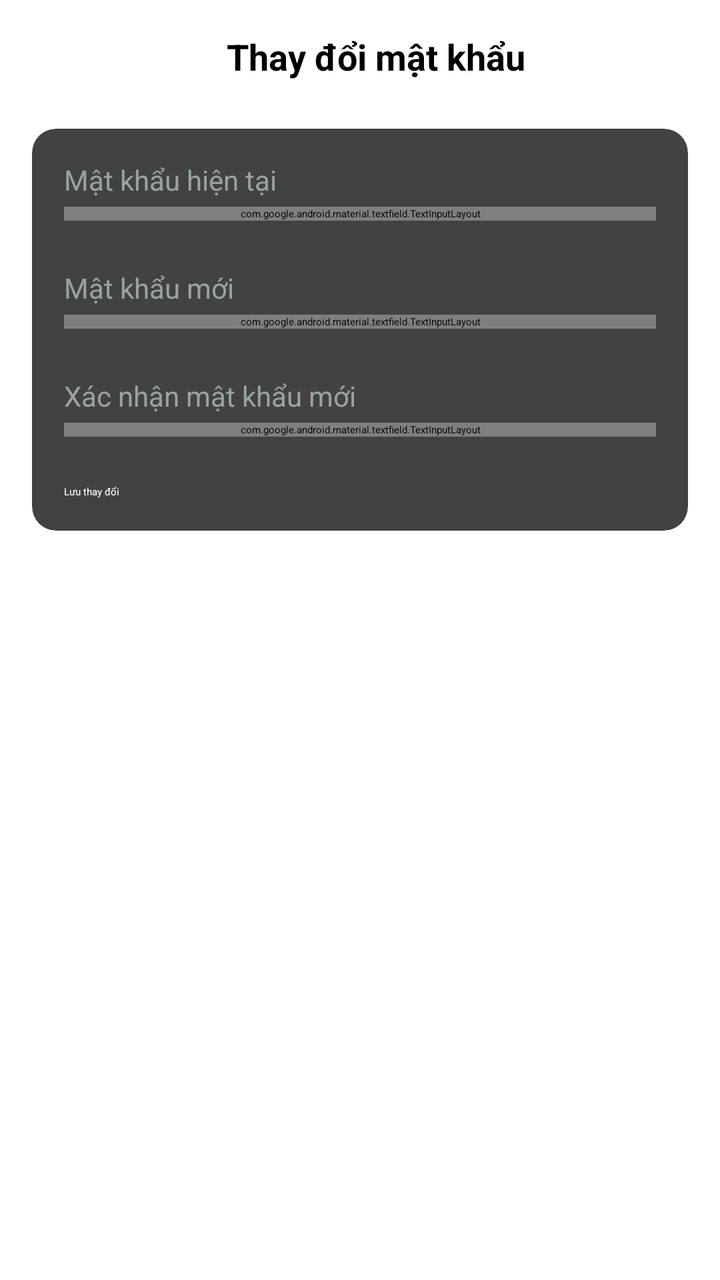
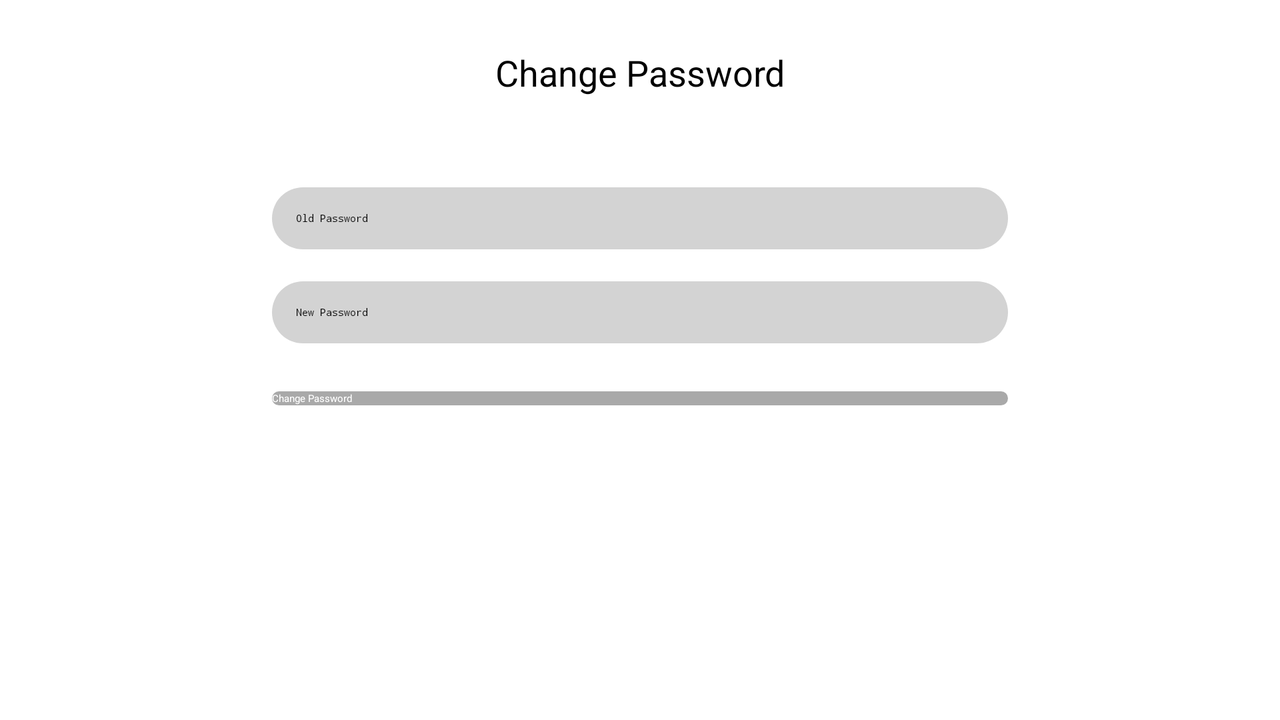

The same Android screen from two of the app's own layout files: first res/layout/ as a phone draws it, then the author's variant for another configuration, drawn on a device whose configuration selects that folder. Both files follow.
<!-- AndroidManifest.xml: application theme Theme.DiaryApp -->
<!-- res/layout/activity_change_password.xml -->
<?xml version="1.0" encoding="utf-8"?>
<androidx.constraintlayout.widget.ConstraintLayout
    xmlns:android="http://schemas.android.com/apk/res/android"
    xmlns:app="http://schemas.android.com/apk/res-auto"
    android:layout_width="match_parent"
    android:layout_height="match_parent"
    android:background="@color/white"
    android:padding="16dp">

    
    <androidx.appcompat.widget.Toolbar
        android:id="@+id/toolbar"
        android:layout_width="match_parent"
        android:layout_height="?attr/actionBarSize"
        android:background="@color/white"
        app:layout_constraintTop_toTopOf="parent">

        <ImageView
            android:id="@+id/backButton"
            android:layout_width="24dp"
            android:layout_height="24dp"
            android:src="@drawable/ic_back"
            android:contentDescription="@string/back_button" />

        <TextView
            android:layout_width="wrap_content"
            android:layout_height="wrap_content"
            android:text="Thay đổi mật khẩu"
            android:textSize="18sp"
            android:textStyle="bold"
            android:layout_gravity="center"
            android:layout_marginStart="16dp" />
    </androidx.appcompat.widget.Toolbar>

    
    <androidx.cardview.widget.CardView
        android:id="@+id/formCard"
        android:layout_width="match_parent"
        android:layout_height="wrap_content"
        android:layout_marginTop="24dp"
        app:cardCornerRadius="12dp"
        app:cardElevation="2dp"
        app:layout_constraintTop_toBottomOf="@id/toolbar">

        <LinearLayout
            android:layout_width="match_parent"
            android:layout_height="wrap_content"
            android:orientation="vertical"
            android:padding="16dp">

            
            <TextView
                android:layout_width="wrap_content"
                android:layout_height="wrap_content"
                android:text="Mật khẩu hiện tại"
                android:textSize="14sp"
                android:textColor="@color/gray" />

            <com.google.android.material.textfield.TextInputLayout
                android:layout_width="match_parent"
                android:layout_height="wrap_content"
                android:layout_marginTop="4dp"
                style="@style/Widget.MaterialComponents.TextInputLayout.OutlinedBox">

                <com.google.android.material.textfield.TextInputEditText
                    android:id="@+id/currentPasswordInput"
                    android:layout_width="match_parent"
                    android:layout_height="wrap_content"
                    android:hint="Nhập mật khẩu hiện tại"
                    android:inputType="textPassword" />
            </com.google.android.material.textfield.TextInputLayout>

            
            <TextView
                android:layout_width="wrap_content"
                android:layout_height="wrap_content"
                android:text="Mật khẩu mới"
                android:textSize="14sp"
                android:textColor="@color/gray"
                android:layout_marginTop="24dp" />

            <com.google.android.material.textfield.TextInputLayout
                android:layout_width="match_parent"
                android:layout_height="wrap_content"
                android:layout_marginTop="4dp"
                style="@style/Widget.MaterialComponents.TextInputLayout.OutlinedBox">

                <com.google.android.material.textfield.TextInputEditText
                    android:id="@+id/newPasswordInput"
                    android:layout_width="match_parent"
                    android:layout_height="wrap_content"
                    android:hint="Nhập mật khẩu mới"
                    android:inputType="textPassword" />
            </com.google.android.material.textfield.TextInputLayout>

            
            <TextView
                android:layout_width="wrap_content"
                android:layout_height="wrap_content"
                android:text="Xác nhận mật khẩu mới"
                android:textSize="14sp"
                android:textColor="@color/gray"
                android:layout_marginTop="24dp" />

            <com.google.android.material.textfield.TextInputLayout
                android:layout_width="match_parent"
                android:layout_height="wrap_content"
                android:layout_marginTop="4dp"
                style="@style/Widget.MaterialComponents.TextInputLayout.OutlinedBox">

                <com.google.android.material.textfield.TextInputEditText
                    android:id="@+id/confirmPasswordInput"
                    android:layout_width="match_parent"
                    android:layout_height="wrap_content"
                    android:hint="Nhập lại mật khẩu mới"
                    android:inputType="textPassword" />
            </com.google.android.material.textfield.TextInputLayout>

            
            <Button
                android:id="@+id/saveButton"
                android:layout_width="match_parent"
                android:layout_height="wrap_content"
                android:text="Lưu thay đổi"
                android:textColor="@color/white"
                android:backgroundTint="@color/teal_700"
                android:layout_marginTop="24dp" />
        </LinearLayout>
    </androidx.cardview.widget.CardView>

</androidx.constraintlayout.widget.ConstraintLayout>
<!-- resources referenced by this layout -->
<resources>
  <color name="gray">#99a3a4</color>
  <color name="teal_700">#018786</color>
  <color name="white">#FFFFFF</color>
  <string name="back_button">Back</string>
</resources>
<!-- res/layout-land/activity_change_password.xml (the author's variant of the layout above) -->
<!-- drawn on the phone turned sideways -->
<?xml version="1.0" encoding="utf-8"?>
<androidx.constraintlayout.widget.ConstraintLayout
    xmlns:android="http://schemas.android.com/apk/res/android"
    xmlns:app="http://schemas.android.com/apk/res-auto"
    android:layout_width="match_parent"
    android:layout_height="match_parent"
    android:padding="24dp">

    
    <ImageView
        android:id="@+id/backButton"
        android:layout_width="24dp"
        android:layout_height="24dp"
        android:src="@drawable/ic_back"
        app:layout_constraintStart_toStartOf="parent"
        app:layout_constraintTop_toTopOf="parent"
        android:contentDescription="@string/back_button" />

    
    <TextView
        android:id="@+id/titleText"
        android:layout_width="wrap_content"
        android:layout_height="wrap_content"
        android:text="@string/change_password"
        android:textSize="18sp"
        app:layout_constraintTop_toTopOf="parent"
        app:layout_constraintStart_toStartOf="parent"
        app:layout_constraintEnd_toEndOf="parent" />

    
    <LinearLayout
        android:layout_width="400dp"
        android:layout_height="wrap_content"
        android:orientation="vertical"
        android:padding="16dp"
        app:layout_constraintTop_toBottomOf="@id/titleText"
        app:layout_constraintStart_toStartOf="parent"
        app:layout_constraintEnd_toEndOf="parent"
        app:layout_constraintBottom_toBottomOf="parent"
        app:layout_constraintVertical_bias="0.2">

        
        <EditText
            android:id="@+id/oldPasswordInput"
            android:layout_width="match_parent"
            android:layout_height="wrap_content"
            android:hint="@string/old_password"
            android:inputType="textPassword"
            android:background="@drawable/rounded_edittext"
            android:padding="12dp"
            android:layout_marginBottom="16dp" />

        
        <EditText
            android:id="@+id/newPasswordInput"
            android:layout_width="match_parent"
            android:layout_height="wrap_content"
            android:hint="@string/new_password"
            android:inputType="textPassword"
            android:background="@drawable/rounded_edittext"
            android:padding="12dp"
            android:layout_marginBottom="24dp" />

        
        <Button
            android:id="@+id/confirmChangePasswordButton"
            android:layout_width="match_parent"
            android:layout_height="wrap_content"
            android:text="@string/change_password"
            android:background="@drawable/rounded_button"
            android:textColor="@android:color/white" />

    </LinearLayout>

</androidx.constraintlayout.widget.ConstraintLayout>
<!-- resources referenced by the variant -->
<!-- as the phone turned sideways resolves them -->
<resources>
  <!-- drawable rounded_button (drawable) -->
  <shape xmlns:android="http://schemas.android.com/apk/res/android">
      <corners android:radius="25dp"/>
      <solid android:color="#A9A9A9"/>
  </shape>
  <!-- drawable rounded_edittext (drawable) -->
  <shape xmlns:android="http://schemas.android.com/apk/res/android">
      <corners android:radius="25dp"/>
      <solid android:color="#D3D3D3"/>
  </shape>
  <string name="back_button">Back</string>
  <string name="change_password">Change Password</string>
  <string name="new_password">New Password</string>
  <string name="old_password">Old Password</string>
</resources>
